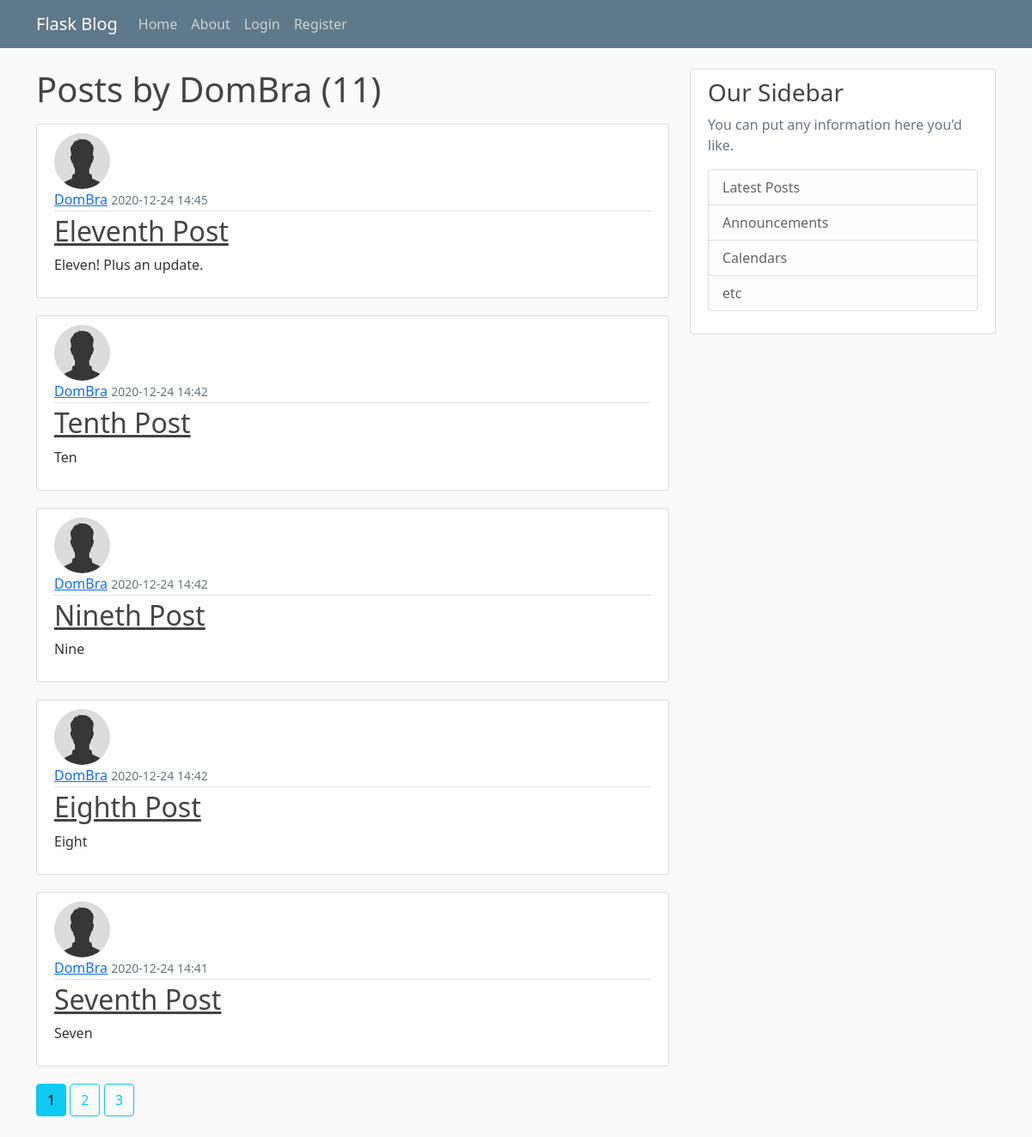
The app's page /user/DomBra with its own data.
### flaskblog/models.py (models this page shows, shortened)
class User(db.Model, UserMixin):
    id = db.Column(db.Integer, primary_key=True)
    username = db.Column(db.String(20), unique=True, nullable=False)
    email = db.Column(db.String(120), unique=True, nullable=False)
    image_file = db.Column(db.String(20), nullable=False, default="default.jpg")
    password = db.Column(db.String(60), nullable=False)
    posts = db.relationship("Post", backref="author", lazy=True)

class Post(db.Model):
    id = db.Column(db.Integer, primary_key=True)
    title = db.Column(db.String(100), nullable=False)
    date_posted = db.Column(db.DateTime, nullable=False, default=datetime.utcnow)
    content = db.Column(db.Text, nullable=False)
    user_id = db.Column(db.Integer, db.ForeignKey("user.id"), nullable=False)

### flaskblog/users/routes.py (the view)
@users.route("/user/<string:username>")
def user_posts(username):
    page = request.args.get("page", 1, type=int)
    user = User.query.filter_by(username=username).first_or_404()
    posts = (
        Post.query
        .filter_by(author=user)
        .order_by(Post.date_posted.desc())
        .paginate(page=page, per_page=5)
    )
    return render_template("user_posts.html", posts=posts, user=user)

### flaskblog/templates/user_posts.html
{% extends "layout.html" %}
{% block content %}
    <h1 class="mb-3">Posts by {{ user.username }} ({{ posts.total }})</h1>
    {% for post in posts.items %}
        <article class="media content-section">
            <img class="rounded-circle article-img" src="{{ url_for('static', filename='profile_pics/' + post.author.image_file) }}">
            <div class="media-body">
            <div class="article-metadata">
                <a class="mr-2" href="{{ url_for('users.user_posts', username=post.author.username) }}">{{ post.author.username }}</a>
                <small class="text-muted">{{ post.date_posted.strftime("%Y-%m-%d %H:%M") }}</small>
            </div>
            <h2><a class="article-title" href="{{ url_for('posts.post', post_id=post.id) }}">{{ post.title }}</a></h2>
            <p class="article-content">{{ post.content }}</p>
            </div>
        </article>
    {% endfor %}
    {% for page_num in posts.iter_pages(left_edge=1, right_edge=1, left_current=1, right_current=2) %}
        {% if page_num %}
            {% if posts.page == page_num %}
                <a class="btn btn-info mb-4" href="{{ url_for('users.user_posts', username=user.username, page=page_num )}}">{{ page_num }}</a>
            {% else %}
                <a class="btn btn-outline-info mb-4" href="{{ url_for('users.user_posts', username=user.username, page=page_num)}}">{{ page_num }}</a>
            {% endif %}
        {% else %}
            ...
        {% endif %}
    {% endfor %}
{% endblock content%}

### flaskblog/static/main.css (style rules this page uses)
body { background: #fafafa; color: #333333; margin-top: 5rem; }
h1, h2, h3, h4, h5, h6 { color: #444444; }
.content-section { background: #ffffff; padding: 10px 20px; border: 1px solid #dddddd; border-radius: 3px; margin-bottom: 20px; }
.article-title { color: #444444; }
.article-content { white-space: pre-line; }
.article-img { height: 65px; width: 65px; margin-right: 16px; }
.article-metadata { padding-bottom: 1px; margin-bottom: 4px; border-bottom: 1px solid #e3e3e3 }

### records on screen
User: username "DomBra"
Post: image_file (picture), author.username "DomBra", date_posted "2020-12-24 14:45", title "Eleventh Post", content "Eleven! Plus an update."
Post: image_file (picture), author.username "DomBra", date_posted "2020-12-24 14:42", title "Tenth Post", content "Ten"
Post: image_file (picture), author.username "DomBra", date_posted "2020-12-24 14:42", title "Nineth Post", content "Nine"
Post: image_file (picture), author.username "DomBra", date_posted "2020-12-24 14:42", title "Eighth Post", content "Eight"
Post: image_file (picture), author.username "DomBra", date_posted "2020-12-24 14:41", title "Seventh Post", content "Seven"

### other values on screen
{{ posts.total }} "11"
{{ page_num }} "1"
{{ page_num }} "2" "3"
